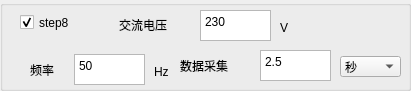
  <widget class="QGroupBox" name="groupBox_14">
   <property name="geometry">
    <rect>
     <x>420</x>
     <y>330</y>
     <width>411</width>
     <height>91</height>
    </rect>
   </property>
   <property name="title">
    <string/>
   </property>
   <widget class="QComboBox" name="comboBox_S8_TIME">
    <property name="geometry">
     <rect>
      <x>340</x>
      <y>56</y>
      <width>61</width>
      <height>21</height>
     </rect>
    </property>
    <item>
     <property name="text">
      <string>秒</string>
     </property>
    </item>
    <item>
     <property name="text">
      <string>毫秒</string>
     </property>
    </item>
    <item>
     <property name="text">
      <string>分钟</string>
     </property>
    </item>
   </widget>
   <widget class="QLabel" name="label_170">
    <property name="geometry">
     <rect>
      <x>119</x>
      <y>15</y>
      <width>71</width>
      <height>20</height>
     </rect>
    </property>
    <property name="text">
     <string>交流电压</string>
    </property>
   </widget>
   <widget class="QLabel" name="label_171">
    <property name="geometry">
     <rect>
      <x>154</x>
      <y>64</y>
      <width>20</width>
      <height>16</height>
     </rect>
    </property>
    <property name="text">
     <string>Hz</string>
    </property>
   </widget>
   <widget class="QLabel" name="label_172">
    <property name="geometry">
     <rect>
      <x>30</x>
      <y>60</y>
      <width>41</width>
      <height>20</height>
     </rect>
    </property>
    <property name="text">
     <string>频率</string>
    </property>
   </widget>
   <widget class="QTextEdit" name="textEdit_S8_AC_VOLT">
    <property name="geometry">
     <rect>
      <x>200</x>
      <y>10</y>
      <width>71</width>
      <height>31</height>
     </rect>
    </property>
    <property name="html">
     <string>&lt;!DOCTYPE HTML PUBLIC &quot;-//W3C//DTD HTML 4.0//EN&quot; &quot;http://www.w3.org/TR/REC-html40/strict.dtd&quot;&gt;
&lt;html&gt;&lt;head&gt;&lt;meta name=&quot;qrichtext&quot; content=&quot;1&quot; /&gt;&lt;style type=&quot;text/css&quot;&gt;
p, li { white-space: pre-wrap; }
&lt;/style&gt;&lt;/head&gt;&lt;body style=&quot; font-family:'宋体'; font-size:10pt; font-weight:400; font-style:normal;&quot;&gt;
&lt;p style=&quot; margin-top:0px; margin-bottom:0px; margin-left:0px; margin-right:0px; -qt-block-indent:0; text-indent:0px;&quot;&gt;&lt;span style=&quot; font-family:'SimSun'; font-size:9pt;&quot;&gt;230&lt;/span&gt;&lt;/p&gt;&lt;/body&gt;&lt;/html&gt;</string>
    </property>
   </widget>
   <widget class="QTextEdit" name="textEdit_S8_TIME">
    <property name="geometry">
     <rect>
      <x>260</x>
      <y>50</y>
      <width>71</width>
      <height>31</height>
     </rect>
    </property>
    <property name="html">
     <string>&lt;!DOCTYPE HTML PUBLIC &quot;-//W3C//DTD HTML 4.0//EN&quot; &quot;http://www.w3.org/TR/REC-html40/strict.dtd&quot;&gt;
&lt;html&gt;&lt;head&gt;&lt;meta name=&quot;qrichtext&quot; content=&quot;1&quot; /&gt;&lt;style type=&quot;text/css&quot;&gt;
p, li { white-space: pre-wrap; }
&lt;/style&gt;&lt;/head&gt;&lt;body style=&quot; font-family:'宋体'; font-size:10pt; font-weight:400; font-style:normal;&quot;&gt;
&lt;p style=&quot; margin-top:0px; margin-bottom:0px; margin-left:0px; margin-right:0px; -qt-block-indent:0; text-indent:0px;&quot;&gt;&lt;span style=&quot; font-family:'SimSun'; font-size:9pt;&quot;&gt;2.5&lt;/span&gt;&lt;/p&gt;&lt;/body&gt;&lt;/html&gt;</string>
    </property>
   </widget>
   <widget class="QCheckBox" name="checkBox_S8">
    <property name="geometry">
     <rect>
      <x>20</x>
      <y>12</y>
      <width>81</width>
      <height>21</height>
     </rect>
    </property>
    <property name="text">
     <string>step8</string>
    </property>
    <property name="checked">
     <bool>true</bool>
    </property>
   </widget>
   <widget class="QTextEdit" name="textEdit_S8_AC_FR">
    <property name="geometry">
     <rect>
      <x>74</x>
      <y>54</y>
      <width>71</width>
      <height>31</height>
     </rect>
    </property>
    <property name="html">
     <string>&lt;!DOCTYPE HTML PUBLIC &quot;-//W3C//DTD HTML 4.0//EN&quot; &quot;http://www.w3.org/TR/REC-html40/strict.dtd&quot;&gt;
&lt;html&gt;&lt;head&gt;&lt;meta name=&quot;qrichtext&quot; content=&quot;1&quot; /&gt;&lt;style type=&quot;text/css&quot;&gt;
p, li { white-space: pre-wrap; }
&lt;/style&gt;&lt;/head&gt;&lt;body style=&quot; font-family:'宋体'; font-size:10pt; font-weight:400; font-style:normal;&quot;&gt;
&lt;p style=&quot; margin-top:0px; margin-bottom:0px; margin-left:0px; margin-right:0px; -qt-block-indent:0; text-indent:0px;&quot;&gt;&lt;span style=&quot; font-family:'SimSun'; font-size:9pt;&quot;&gt;50&lt;/span&gt;&lt;/p&gt;&lt;/body&gt;&lt;/html&gt;</string>
    </property>
   </widget>
   <widget class="QLabel" name="label_174">
    <property name="geometry">
     <rect>
      <x>280</x>
      <y>20</y>
      <width>16</width>
      <height>16</height>
     </rect>
    </property>
    <property name="text">
     <string>V</string>
    </property>
   </widget>
   <widget class="QLabel" name="label_175">
    <property name="geometry">
     <rect>
      <x>180</x>
      <y>56</y>
      <width>71</width>
      <height>20</height>
     </rect>
    </property>
    <property name="text">
     <string>数据采集</string>
    </property>
   </widget>
  </widget>
